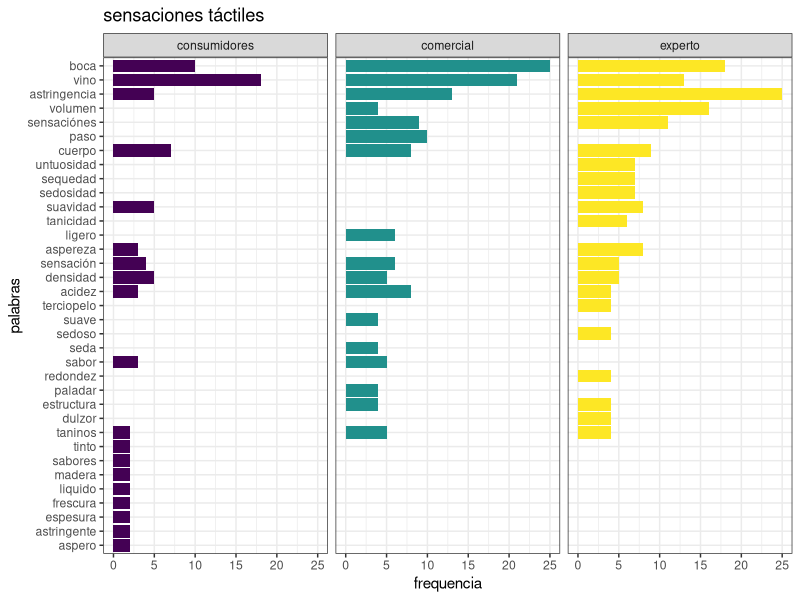
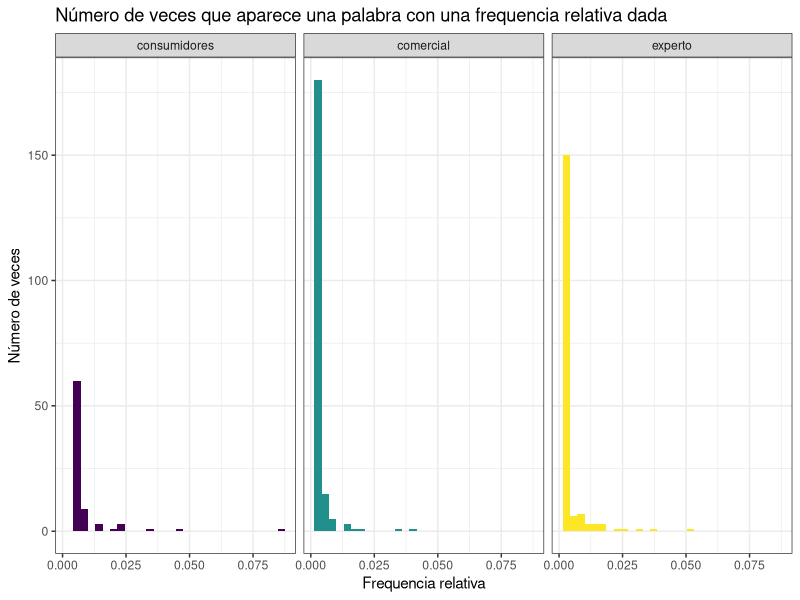
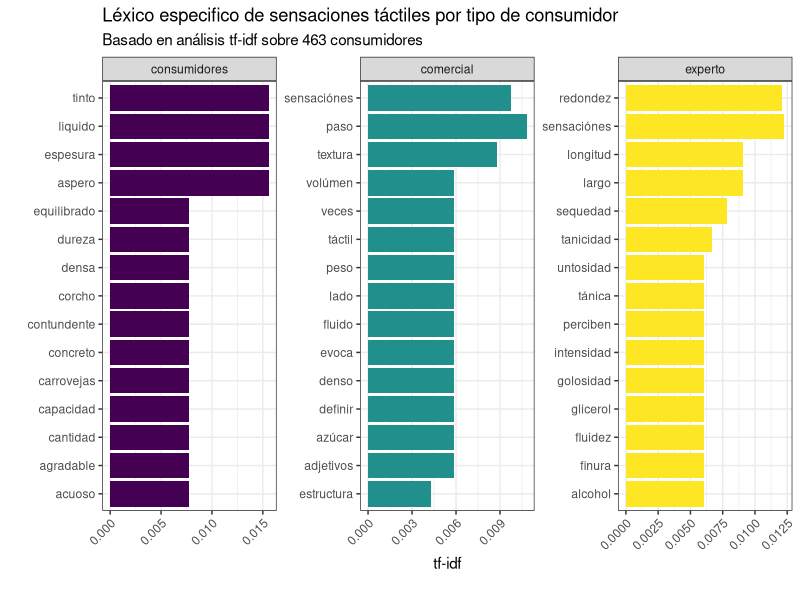
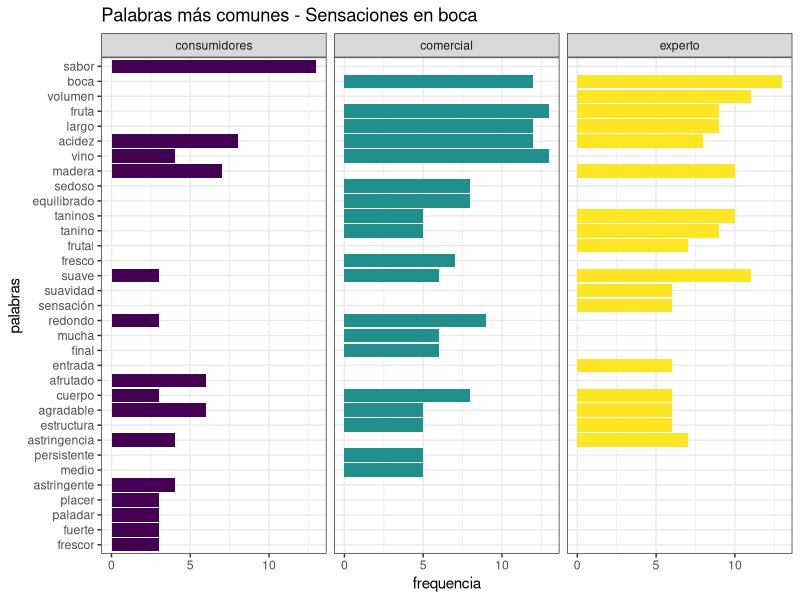
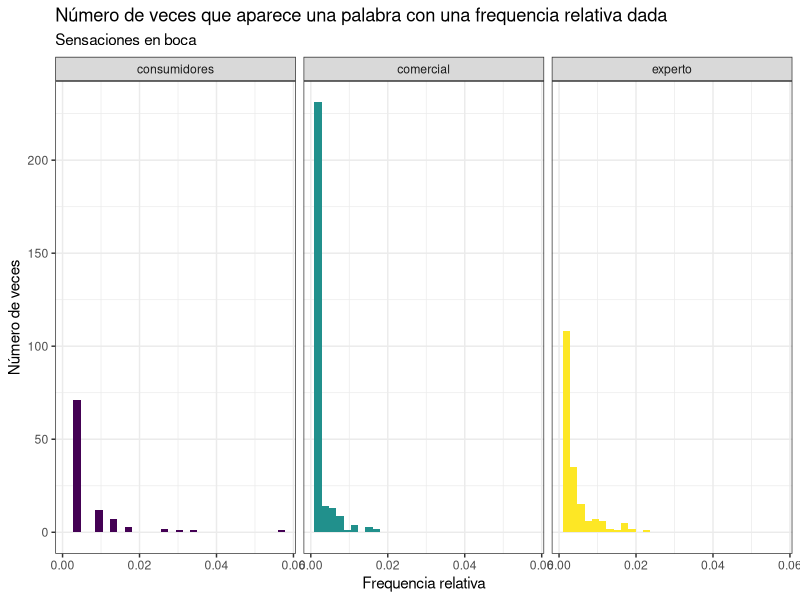
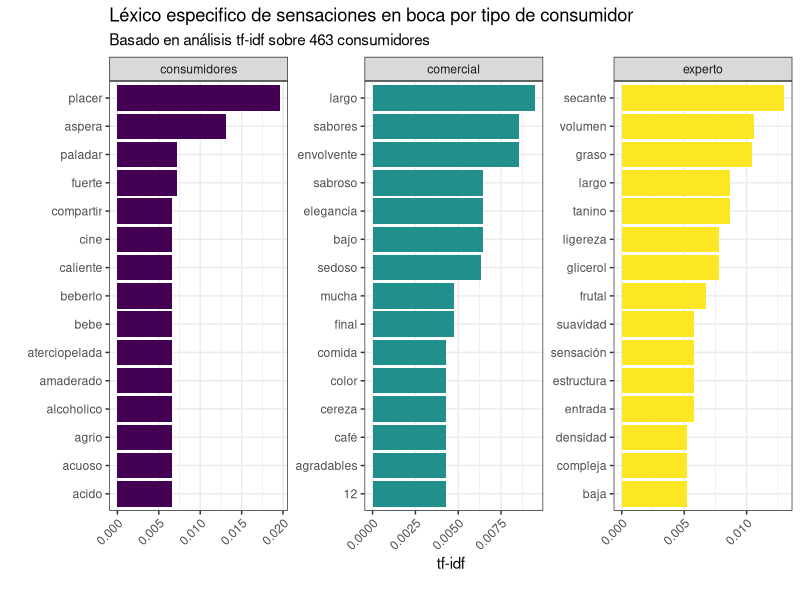

Recreate these plots in R, in order.
## ---- chunk 1
knitr::opts_chunk$set(echo = TRUE)

library("data.table")
library("here")
library("dplyr")
library("tidytext")
library("ggplot2")
library("SnowballC")
library("viridis")
library("rmarkdown")
library("stringr")

theme_set(theme_bw())
## ---- chunk 2

lexico <- data.table::fread(here::here("data", "lexico.tsv"),
                            select = 1:4,
                            encoding = 'UTF-8')
data.table::setnames(lexico, 
         old = colnames(lexico),
         new = c("tipo", "id", "tactiles", "boca"))
## ---- chunk 3

lexico[1:10] %>%
  paged_table()
## ---- chunk 4
lexico[, tipo := tolower(tipo)]
lexico[, tactiles := tolower(tactiles)]
lexico[, boca := tolower(boca)]

lexico[1:10] %>%
  paged_table()


lexico$tipo <- factor(lexico$tipo, levels = c("consumidores", "comercial", "experto"))

## ---- chunk 5

stop_words_espanolas <- rbind(data.frame(word = c("si", "mas", "deja", "nose"), stringsAsFactors = FALSE),
                               data.frame(word = tm::stopwords("spanish"), stringsAsFactors = FALSE))


## ---- chunk 6

lexico[, tactiles:= stringr::str_replace_all(string = tactiles,
                pattern = "sensacion",
                replacement = "sensación")]

lexico[, boca:= stringr::str_replace_all(string = boca,
                pattern = "sensacion",
                replacement = "sensación")]

lexico[, tactiles:= stringr::str_replace_all(string = tactiles,
                pattern = "sensaciones",
                replacement = "sensación")]

lexico[, boca:= stringr::str_replace_all(string = boca,
                pattern = "sensaciones",
                replacement = "sensación")]

## ---- chunk 7

palabras_por_tipo <- lexico %>%
  unnest_tokens(word, tactiles) %>%
  count(tipo, word, sort = TRUE)

palabras_todos <- palabras_por_tipo %>% 
  group_by(tipo) %>% 
  summarize(total = sum(n))

palabras_por_tipo <- left_join(palabras_por_tipo, palabras_todos, by = "tipo")

palabras_por_tipo %>%
  paged_table()




## ---- chunk 8

palabras_por_tipo %>% 
  anti_join(stop_words_espanolas, by = "word") -> palabras_por_tipo
## ---- chunk 9
palabras_por_tipo %>% 
  arrange(desc(n)) %>%
  group_by(tipo) %>% 
  top_n(15, n) %>% 
  ungroup() %>%
  mutate(word = reorder(word, n)) %>%
  ggplot(aes(x= word, y = n, fill = tipo)) +
  geom_col(show.legend = FALSE) + 
  facet_wrap(~tipo, ncol = 3) +
  coord_flip()  +
  labs(x="palabras", y="frequencia", title="sensaciones táctiles") +
  scale_fill_viridis_d()
## ---- chunk 10

palabras_por_tipo %>% 
  ggplot(aes(n/total, fill = tipo)) +
  geom_histogram(show.legend = FALSE, bins = 30) +
  #xlim(NA, 0.0009) +
  facet_wrap(~tipo, ncol = 3) +
  labs(x="Frequencia relativa",
       y= "Número de veces",
       title = "Número de veces que aparece una palabra con una frequencia relativa dada") +
  scale_fill_viridis_d()

## ---- chunk 11

palabras_por_tipo <- palabras_por_tipo %>%
  bind_tf_idf(word, tipo, n)

palabras_por_tipo %>%
  select(-total) %>%
  arrange(desc(tf_idf)) %>% 
  paged_table()


## ---- chunk 12
palabras_por_tipo %>%
  arrange(desc(tf_idf)) %>%
  #mutate(word = factor(word, levels = rev(unique(word)))) %>% 
  group_by(tipo) %>% 
  top_n(15, wt = tf_idf) %>% 
  slice(1:15) %>% 
  ungroup() %>%
  mutate(word = reorder(word, tf_idf)) %>%
  ggplot(aes(word, tf_idf, fill = tipo)) +
  geom_col(show.legend = FALSE) +
  labs(x = "", 
       y = "tf-idf", 
       title = "Léxico especifico de sensaciones táctiles por tipo de consumidor", 
       subtitle = "Basado en análisis tf-idf sobre 463 consumidores",
       caption = "") +
  facet_wrap(~tipo, ncol = 3, scales = "free") +
  coord_flip() +
  scale_fill_viridis_d() +
  theme(axis.text.x = element_text(angle = 45, hjust = 1))
## ---- chunk 13

palabras_por_tipo_boca <- lexico %>%
  unnest_tokens(word, boca) %>%
  count(tipo, word, sort = TRUE)

palabras_todos_boca <- palabras_por_tipo_boca %>% 
  group_by(tipo) %>% 
  summarize(total = sum(n))

palabras_por_tipo_boca <- left_join(palabras_por_tipo_boca, palabras_todos_boca, by = "tipo")

palabras_por_tipo_boca %>% 
  paged_table()

## ---- chunk 14
palabras_por_tipo_boca %>% 
  anti_join(stop_words_espanolas, by = "word") -> palabras_por_tipo_boca
## ---- chunk 15
palabras_por_tipo_boca %>% 
  arrange(desc(n)) %>%
  group_by(tipo) %>% 
  top_n(15, n) %>% 
  ungroup() %>%
  mutate(word = reorder(word, n)) %>%
  ggplot(aes(x= word, y = n, fill = tipo)) +
  geom_col(show.legend = FALSE) + 
  facet_wrap(~tipo, ncol = 3) +
  coord_flip()  +
  labs(x="palabras", y="frequencia", title="Palabras más comunes - Sensaciones en boca") +
  scale_fill_viridis_d()
## ---- chunk 16

palabras_por_tipo_boca %>% 
  ggplot(aes(n/total, fill = tipo)) +
  geom_histogram(show.legend = FALSE, bins = 30) +
  #xlim(NA, 0.0009) +
  facet_wrap(~tipo, ncol = 3) +
  labs(x="Frequencia relativa",
       y= "Número de veces",
       title = "Número de veces que aparece una palabra con una frequencia relativa dada",
       subtitle = "Sensaciones en boca") +
  scale_fill_viridis_d()

## ---- chunk 17

palabras_por_tipo_boca <- palabras_por_tipo_boca %>%
  bind_tf_idf(word, tipo, n)

palabras_por_tipo_boca %>%
  select(-total) %>%
  arrange(desc(tf_idf)) %>% 
  paged_table()


## ---- chunk 18
palabras_por_tipo_boca %>%
  arrange(desc(tf_idf)) %>%
  #mutate(word = factor(word, levels = rev(unique(word)))) %>% 
  group_by(tipo) %>% 
  top_n(15, wt = tf_idf) %>% 
  slice(1:15) %>% 
  ungroup() %>%
  mutate(word = reorder(word, tf_idf)) %>%
  ggplot(aes(word, tf_idf, fill = tipo)) +
  geom_col(show.legend = FALSE) +
  labs(x = "", 
       y = "tf-idf", 
       title = "Léxico especifico de sensaciones en boca por tipo de consumidor", 
       subtitle = "Basado en análisis tf-idf sobre 463 consumidores",
       caption = "") +
  facet_wrap(~tipo, ncol = 3, scales = "free") +
  coord_flip() +
  scale_fill_viridis_d() +
  theme(axis.text.x = element_text(angle = 45, hjust = 1))
